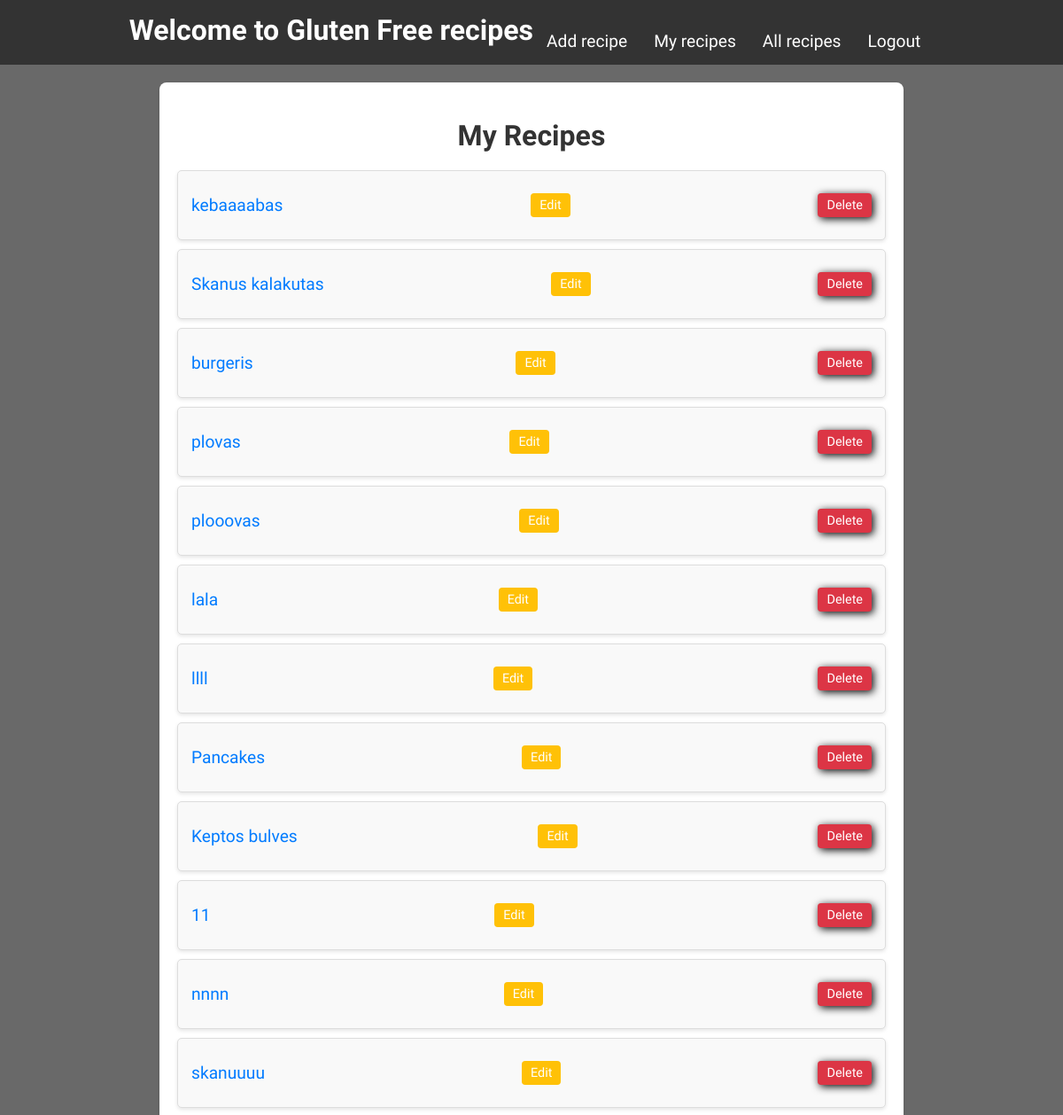
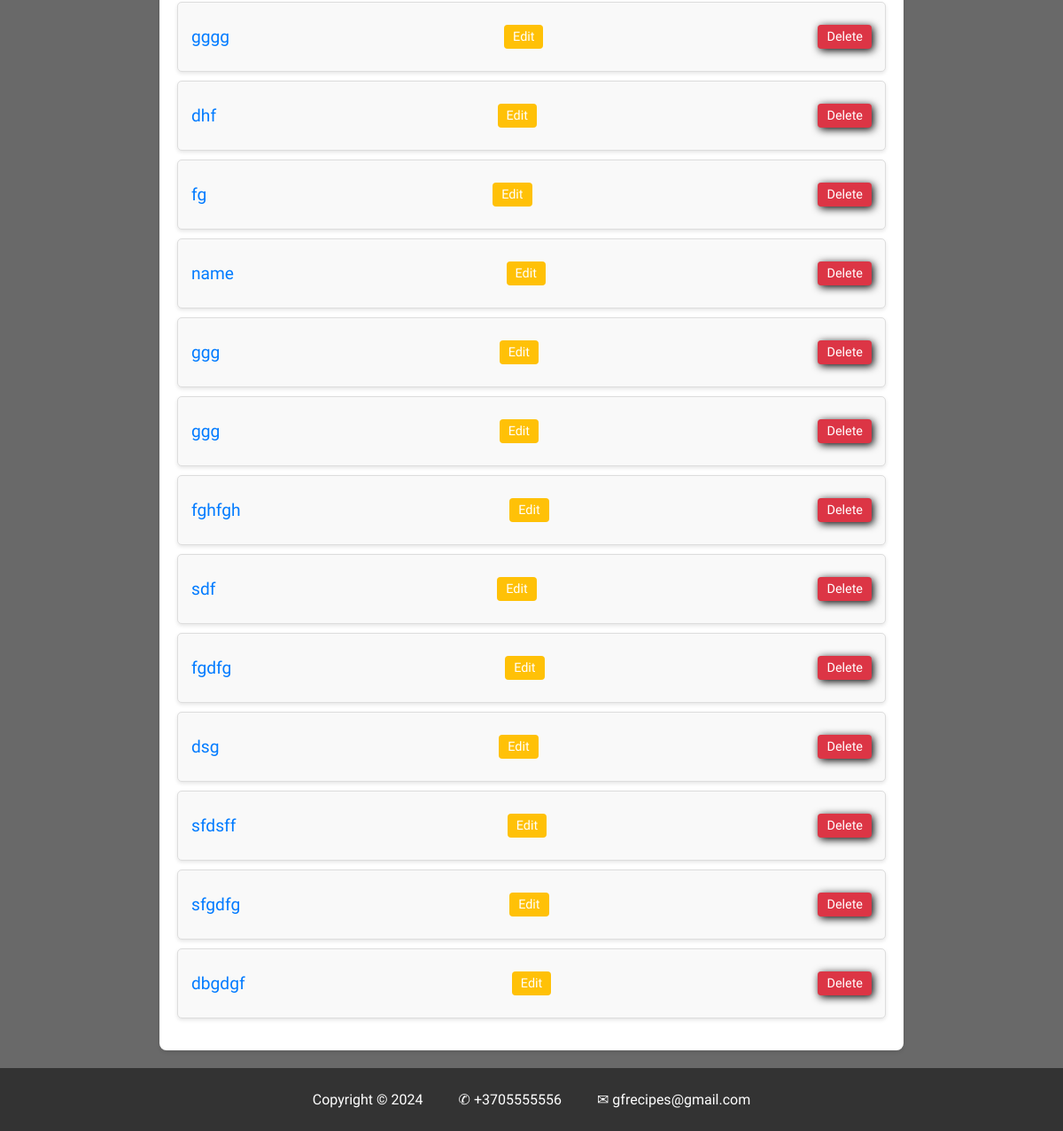
The app's page /my_recipes (signed in) with its own data (2 pictures, top to bottom).
### app.py (models this page shows)
class Recipe(db.Model):
    __tablename__ = 'recipes'
    id = db.Column(db.Integer, primary_key=True)
    name = db.Column(db.String(100), nullable=False)
    description = db.Column(db.Text(500), nullable=False)
    prep_time = db.Column(db.Integer, nullable=False)
    servings = db.Column(db.Integer, nullable=False)
    cook_time = db.Column(db.Integer, nullable=False)
    instructions = db.Column(db.Text(1000), nullable=False)
    user_id = db.Column(db.Integer, db.ForeignKey('user.id'))
    user = db.relationship('User',backref='recipes', lazy=True)
    calories = db.Column(db.Float, default=0)
    protein = db.Column(db.Float, default=0)
    carbohydrates = db.Column(db.Float, default=0)
    fat = db.Column(db.Float, default=0)

### app.py (the view)
@app.route('/my_recipes', methods=['GET'])
@login_required
def my_recipes():
    recipes = Recipe.query.filter_by(user_id=current_user.id).all()
    return render_template('my_recipes.html', recipes=recipes)

### app.py (called while the page is built)
@login_manager.user_loader
def load_user(user_id):
    return User.query.get(int(user_id))

### templates/my_recipes.html
{% extends "base.html" %}
{% block content %}
<div id="my_recipes">
    <h1>My Recipes</h1>
    <ul>
        {% for recipe in recipes %}
            <li>
                <a id="name" href="{{ url_for('view_recipe', recipe_id=recipe.id) }}">{{ recipe.name }}</a>
                <a href="{{ url_for('edit_recipe', recipe_id=recipe.id) }}" class="btn btn-warning">Edit</a>
                <form action="{{ url_for('delete_recipe', recipe_id=recipe.id) }}" method="POST" style="display:inline;">
                    <button type="submit" class="btn btn-danger">Delete</button>
                </form>
            </li>
        {% endfor %}
    </ul>
</div>
{% endblock %}

### static/style.css (style rules this page uses)
html { scroll-behavior: smooth ; }
body { margin: 0; padding: 0; font-family: "Exo 2", sans-serif; font-optical-sizing: auto; font-weight: weight; font-style: normal; color: black; opacity: 100%; }
button { border-radius: 15px; text-align: center; font-size: 20px; background-color: #333; box-shadow: 2px 2px 10px #000000; font-family: "Exo 2", sans-serif; cursor: pointer; color: white; }

### static/style-recipes.css (style rules this page uses)
body { margin: 0; padding: 0; font-family: "Exo 2", sans-serif; font-optical-sizing: auto; font-weight: weight; font-style: normal; background-color: #696969; }

### static/edit_recipe.css (style rules this page uses)
.btn { display: inline-block; padding: 10px 20px; margin: 10px 0; border-radius: 5px; border: none; cursor: pointer; font-size: 16px; }
.btn-danger { background-color: #f44336; color: #f1f1f1; }

### static/my_recipe.css (style rules this page uses)
div#my_recipes { max-width: 800px; margin: 20px auto; padding: 20px; background-color: #fff; border-radius: 8px; box-shadow: 0 2px 4px rgba(0,0,0,0.1); }
div#my_recipes h1 { text-align: center; color: #333; margin-bottom: 20px; }
div#my_recipes ul { list-style-type: none; padding: 0; }
div#my_recipes ul li { display: flex; align-items: center; justify-content: space-between; background-color: #f9f9f9; margin: 10px 0; padding: 15px; border: 1px solid #ddd; border-radius: 5px; box-shadow: 0 2px 4px rgba(0,0,0,0.1); }
div#my_recipes ul li a { text-decoration: none; color: #007BFF; font-size: 1.2em; }
div#my_recipes ul li .btn { padding: 5px 10px; border: none; border-radius: 4px; cursor: pointer; font-size: 0.9em; margin-left: 10px; text-decoration: none; color: #fff; justify-content: flex; justify-content: flex-end; }
div#my_recipes ul li .btn-warning { background-color: #FFC107; }
div#my_recipes ul li .btn-danger { background-color: #DC3545; }
div#my_recipes ul li form { display: inline; }

### records on screen
Recipe: name "kebaaaabas"
Recipe: name "Skanus kalakutas"
Recipe: name "burgeris"
Recipe: name "plovas"
Recipe: name "plooovas"
Recipe: name "lala"
Recipe: name "llll"
Recipe: name "Pancakes"
Recipe: name "Keptos bulves"
Recipe: name "11"
Recipe: name "nnnn"
Recipe: name "skanuuuu"
Recipe: name "gggg"
Recipe: name "dhf"
Recipe: name "fg"
Recipe: name "name"
Recipe: name "ggg"
Recipe: name "ggg"
Recipe: name "fghfgh"
Recipe: name "sdf"
Recipe: name "fgdfg"
Recipe: name "dsg"
Recipe: name "sfdsff"
Recipe: name "sfgdfg"
Recipe: name "dbgdgf"
